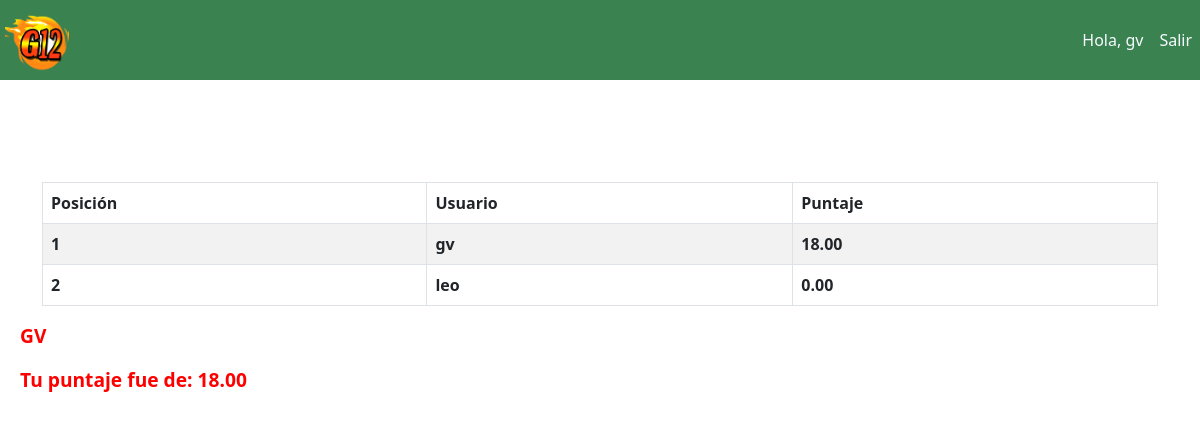
Page /tablero/ (signed in) on the earlier database version.
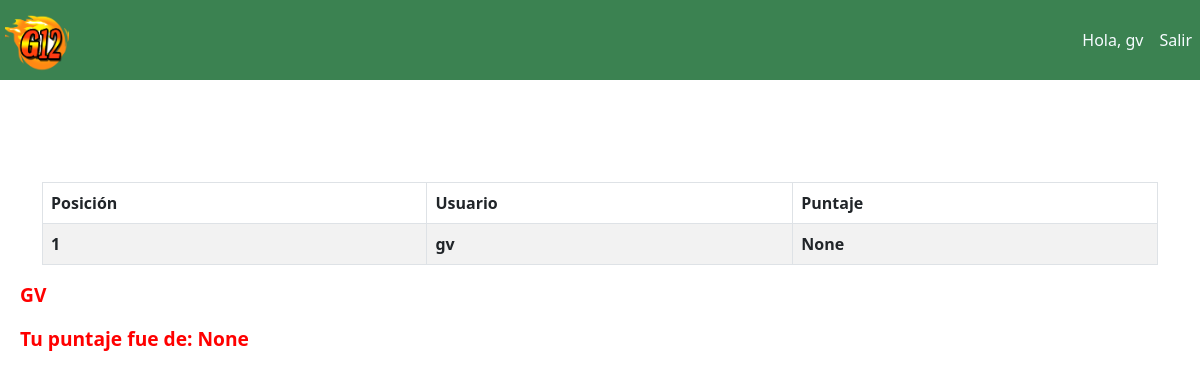
Same page on the later database version.
### Quiz/models.py (models this page shows, shortened)
class QuizUsuario(models.Model):
    usuario = models.OneToOneField(User, on_delete=models.CASCADE)
    puntaje_total = models.DecimalField(verbose_name='puntaje total', default = 0, decimal_places= 2, max_digits=10, null=True)

### Quiz/views.py (the view)
# urls.py: path('tablero/', tablero, name='tablero'),
@login_required(login_url='inicio.html')
def tablero(request):
    total_usuarios_quiz = QuizUsuario.objects.order_by('-puntaje_total')[:20]
    contador = total_usuarios_quiz.count()
    context = {
        'usuario_quiz': total_usuarios_quiz,
        'contar_user':contador,
    }
    return render(request,'play/tablero.html',context)

### templates/play/tablero.html (shortened to what this page needs)
{% extends 'base.html' %}
{% block contenido %}
    <div class="container">
        <h1 class="text-center my-4">
            <span class="badge badge-info">
            </span>
        </h1>
        <table class="table table-striped table-bordered">
            <thead>
                <tr>
                    <th>Posición</th>
                    <th>Usuario</th>
                    <th>Puntaje</th>
                </tr>
            </thead>
            <tbody>
                {% for user_quiz in usuario_quiz %}
                <tr>
                    <th>{{forloop.counter}}</th>
                    <th>{{user_quiz.usuario.username}}</th>
                    <th>{{user_quiz.puntaje_total}}</th>
                </tr>
                {% endfor %}
            </tbody>
        </table>
    </div>
    <div class="puntaje_actual">
        <p> {{user.username.upper}}  </p>
        {% for user_quiz in usuario_quiz %}
            {% if user.username == user_quiz.usuario.username %}
                <p>Tu puntaje fue de: {{user_quiz.puntaje_total}}</p>
             {% endif %}
        {% endfor %}
    </div>
    {% endblock %}

Differences in the rows shown:
removed QuizUsuario: usuario.username "leo", puntaje_total "0.00"
changed QuizUsuario "gv": puntaje_total "18.00" → "None"
